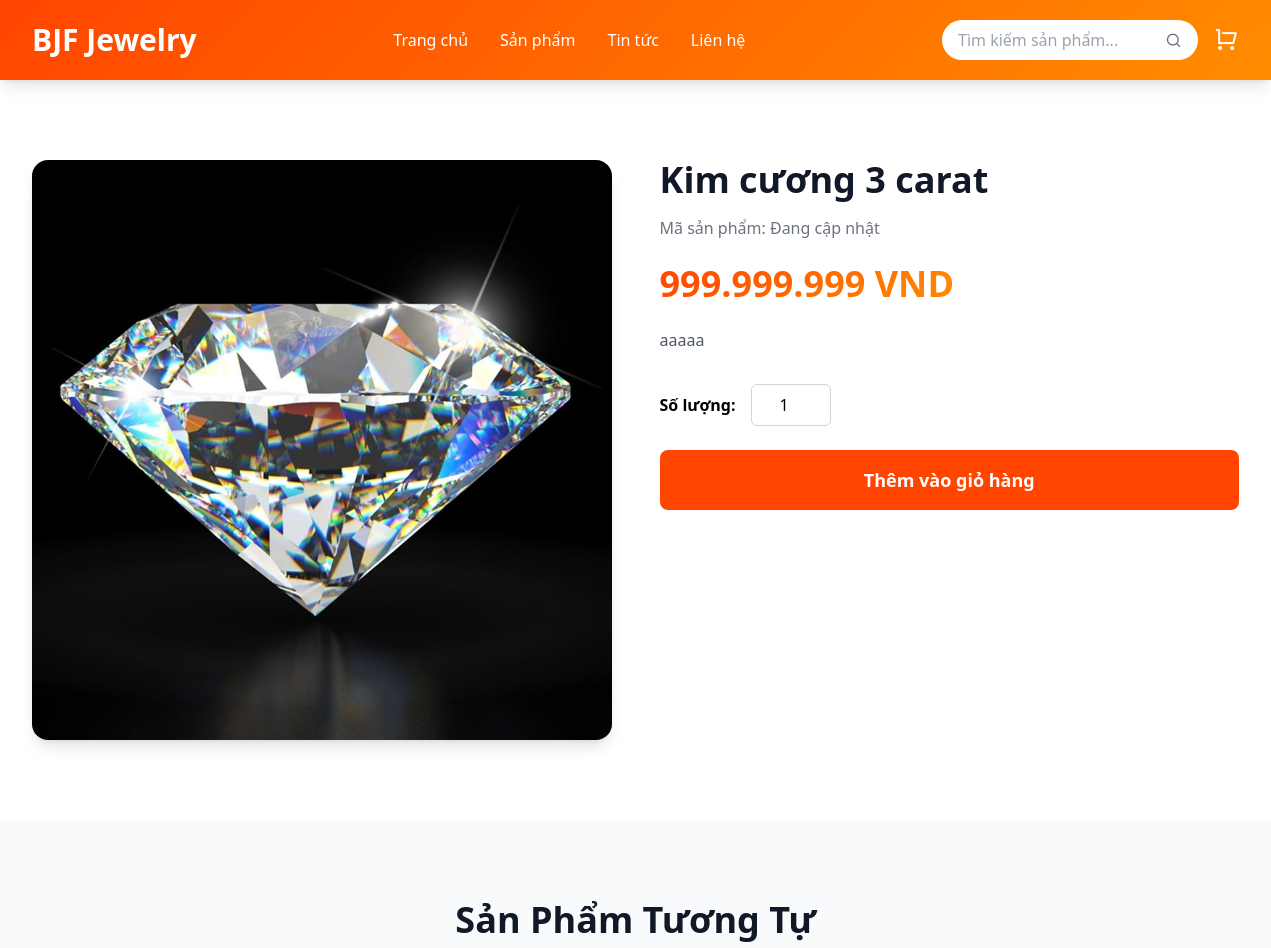
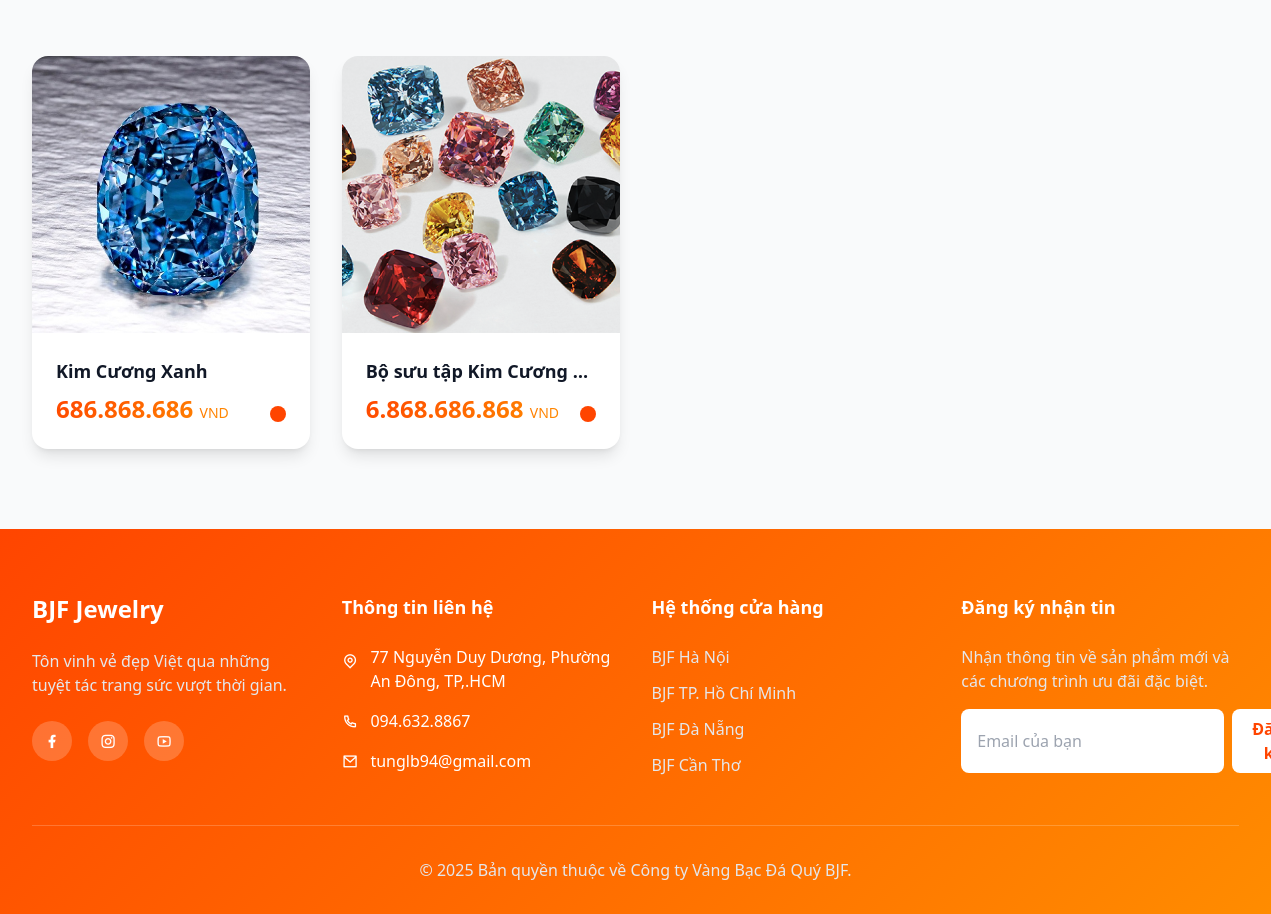
The app's page /san-pham/kim-cng-3-carat/ with its own data (2 pictures, top to bottom).
### store/models.py (models this page shows, shortened)
class SiteConfiguration(SingletonModel):
    site_name = models.CharField(max_length=255, default='BJF', verbose_name="Tên website")
    site_description = models.TextField(blank=True, verbose_name="Mô tả trang web (SEO)")
    favicon = models.ImageField(upload_to='site/', blank=True, null=True, verbose_name="Favicon (icon trên tab)")
    logo_text = models.CharField(max_length=255, default='BJF', verbose_name="Chữ trên Logo")
    hero_background_image = models.ImageField(upload_to='site/', blank=True, null=True, verbose_name="Ảnh nền banner chính (dự phòng)")
    hero_title = models.CharField(max_length=255, default='Đẳng Cấp & Tinh Tế', verbose_name="Dòng tiêu đề chính")
    hero_subtitle = models.CharField(max_length=255, default='Trong Từng Chế Tác', verbose_name="Dòng tiêu đề phụ (chữ vàng)")
    hero_description = models.TextField(blank=True, verbose_name="Mô tả ngắn dưới tiêu đề")
    slider_delay = models.PositiveIntegerField(default=5, verbose_name="Thời gian chuyển slide (giây)")
    footer_address = models.CharField(max_length=255, blank=True, verbose_name="Địa chỉ ở Footer")
    footer_phone = models.CharField(max_length=20, blank=True, verbose_name="Số điện thoại ở Footer")
    footer_email = models.EmailField(blank=True, verbose_name="Email ở Footer")
    footer_copyright = models.CharField(max_length=255, default='© 2025 Bản quyền thuộc về Công ty Vàng Bạc Đá Quý BJF.', verbose_name="Dòng copyright")
    class Meta:
        verbose_name = "Cài đặt chung"
        verbose_name_plural = "Cài đặt chung"

class ProductImage(models.Model):
    product = models.ForeignKey(Product, on_delete=models.CASCADE, related_name='images', verbose_name="Sản phẩm")
    image = models.ImageField(upload_to='products/', verbose_name="Hình ảnh")
    is_main = models.BooleanField(default=False, verbose_name="Là ảnh chính?")
    order = models.PositiveIntegerField(default=0, verbose_name="Thứ tự hiển thị")
    class Meta:
        verbose_name = "Hình ảnh sản phẩm"
        verbose_name_plural = "Các hình ảnh sản phẩm"
        ordering = ['order', 'is_main']

class Product(models.Model):
    category = models.ForeignKey(Category, related_name='products', on_delete=models.CASCADE, verbose_name="Danh mục")
    name = models.CharField(max_length=255, verbose_name="Tên sản phẩm")
    slug = models.SlugField(max_length=255, unique=True, help_text="Phần hiển thị trên URL, sẽ được tự động tạo.", verbose_name="Đường dẫn URL", null=True, blank=True)
    sku = models.CharField(max_length=100, unique=True, blank=True, null=True, verbose_name="Mã sản phẩm (SKU)")
    description = models.TextField(blank=True, null=True, verbose_name="Mô tả chi tiết")
    price = models.DecimalField(max_digits=12, decimal_places=0, verbose_name="Giá gốc (VND)")
    sale_price = models.DecimalField(max_digits=12, decimal_places=0, blank=True, null=True, verbose_name="Giá khuyến mãi (VND)")
    stock = models.PositiveIntegerField(default=0, verbose_name="Số lượng tồn kho")
    is_available = models.BooleanField(default=True, verbose_name="Đang bán?")
    is_featured = models.BooleanField(default=False, verbose_name="Sản phẩm nổi bật?")
    created_at = models.DateTimeField(auto_now_add=True, verbose_name="Ngày tạo")
    updated_at = models.DateTimeField(auto_now=True, verbose_name="Ngày cập nhật")
    class Meta:
        verbose_name = "Sản phẩm"
        verbose_name_plural = "Các sản phẩm"

### store/views.py (the view)
# urls.py: path('san-pham/<slug:slug>/', views.product_detail, name='product_detail'),
def product_detail(request, slug):
    product = get_object_or_404(Product, slug=slug, is_available=True)
    related_products = Product.objects.filter(category=product.category, is_available=True).exclude(id=product.id)[:4]
    variations = product.variations.all()
    grouped_variations = {}
    for variation in variations:
        variation_type_display = variation.get_variation_type_display()
        if variation_type_display not in grouped_variations:
            grouped_variations[variation_type_display] = []
        grouped_variations[variation_type_display].append(variation)
    images = product.images.all()
    context = {
        'product': product,
        'related_products': related_products,
        'grouped_variations': grouped_variations,
        'images': images,
    }
    return render(request, 'store/product_detail.html', context)

### store/context_processors.py (called while the page is built)
def site_settings(request):
    try:
        settings = SiteConfiguration.objects.get()
    except SiteConfiguration.DoesNotExist:
        settings = {}
    return {
        'settings': settings
    }

### store/templatetags/custom_filters.py (called while the page is built)
@register.filter
def format_currency(value):
    try:
        return f"{int(value):,}".replace(",", ".")
    except (ValueError, TypeError):
        return value

### templates/store/product_detail.html (shortened to what this page needs)
{% extends 'store/base.html' %}
{% load humanize %}
{% load custom_filters %}
{% block content %}
<div class="py-20 bg-white">
    <div class="max-w-7xl mx-auto px-4 sm:px-6 lg:px-8">
        <div class="grid grid-cols-1 lg:grid-cols-2 gap-12">
            <div class="flex flex-col gap-4">
                <div class="aspect-square rounded-2xl overflow-hidden shadow-lg">
                    <img id="main-product-image" src="{% if images %}{{ images.first.image.url }}{% else %}https://placehold.co/600x600/EEE/31343C?text=BJF{% endif %}" alt="{{ product.name }}" class="w-full h-full object-cover transition-opacity duration-300">
                </div>
            </div>
            <div>
                <h1 class="text-4xl font-bold text-gray-900 mb-4">{{ product.name }}</h1>
                <p class="text-gray-500 mb-6">Mã sản phẩm: {{ product.sku|default:"Đang cập nhật" }}</p>
                <div class="mb-6">
                    {% if product.sale_price %}
                        <span id="current-price" class="text-4xl font-bold gradient-text">{{ product.sale_price|format_currency }} VND</span>
                        <span class="ml-4 text-2xl text-gray-500 line-through">{{ product.price|format_currency }} VND</span>
                        <input type="hidden" id="base-price" value="{{ product.sale_price }}">
                    {% else %}
                        <span id="current-price" class="text-4xl font-bold gradient-text">{{ product.price|format_currency }} VND</span>
                    {% endif %}
                </div>
                <div class="prose max-w-none text-gray-600 mb-8">
                    {{ product.description|linebreaks }}
                </div>
                <form action="{% url 'store:add_to_cart' %}" method="POST">
                    <div class="flex items-center gap-4 mb-6">
                        <label for="quantity" class="font-semibold">Số lượng:</label>
                        <input type="number" id="quantity" name="quantity" value="1" min="1" max="{{ product.stock }}" class="w-20 p-2 border border-gray-300 rounded-md text-center">
                    </div>
                    <button type="submit" class="w-full bg-primary hover:bg-secondary text-white px-8 py-4 rounded-lg font-semibold text-lg transition-colors">
                        Thêm vào giỏ hàng
                    </button>
                </form>
            </div>
        </div>
    </div>
</div>
<section class="py-20 bg-gray-50">
    <div class="max-w-7xl mx-auto px-4 sm:px-6 lg:px-8">
        <div class="text-center mb-16">
            <h2 class="text-4xl font-bold text-gray-900 mb-4">Sản Phẩm Tương Tự</h2>
        </div>
        <div class="grid grid-cols-1 md:grid-cols-2 lg:grid-cols-4 gap-8">
            {% for related_product in related_products %}
            <div class="bg-white rounded-2xl overflow-hidden shadow-lg product-hover">
                <a href="{% url 'store:product_detail' related_product.slug %}" class="block">
                    <div class="aspect-square overflow-hidden">
                        <img src="{% if related_product.images.first.image %}{{ related_product.images.first.image.url }}{% else %}https://placehold.co/600x600/EEE/31343C?text=BJF{% endif %}" alt="{{ related_product.name }}" class="w-full h-full object-cover"/>
                    </div>
                </a>
                <div class="p-6">
                    <h3 class="text-lg font-semibold text-gray-900 mb-2 truncate">{{ related_product.name }}</h3>
                    <div class="flex items-center justify-between">
                        <div>
                            {% if related_product.sale_price %}
                                <span class="text-2xl font-bold gradient-text">{{ related_product.sale_price|format_currency }} <span class="text-sm font-normal">VND</span></span>
                                <span class="ml-2 text-gray-500 line-through">{{ related_product.price|format_currency }}</span>
                            {% else %}
                                <span class="text-2xl font-bold gradient-text">{{ related_product.price|format_currency }} <span class="text-sm font-normal">VND</span></span>
                            {% endif %}
                        </div>
                        <form action="{% url 'store:add_to_cart' %}" method="POST">
                            <button type="submit" class="bg-primary hover:bg-secondary text-white p-2 rounded-lg transition-colors">
                            </button>
                        </form>
                    </div>
                </div>
            </div>
            {% endfor %}
        </div>
    </div>
</section>
{% endblock %}

### templates/store/base.html (shortened to what this page needs)
{% load static %}
{% load humanize %}
{% load custom_filters %}
<!DOCTYPE html>
<html lang="vi">
<head>
    <script src="https://cdn.tailwindcss.com"></script>
    <link href="https://cdnjs.cloudflare.com/ajax/libs/remixicon/4.2.0/remixicon.css" rel="stylesheet"/>
    <link rel="stylesheet" href="https://cdn.jsdelivr.net/npm/swiper@11/swiper-bundle.min.css"/>
</head>
<body class="bg-gray-50">
    <header class="gradient-bg shadow-lg sticky top-0 z-50">
        <div class="max-w-7xl mx-auto px-4 sm:px-6 lg:px-8">
            <div class="flex items-center justify-between h-20">
                <a href="{% url 'store:home' %}" class="text-white text-3xl font-bold">{{ settings.logo_text }}</a>
                <nav class="hidden md:flex space-x-8">
                    <a href="{% url 'store:home' %}" class="{% if request.resolver_match.url_name == 'home' %}text-yellow-300 font-bold{% else %}text-white hover:text-yellow-200{% endif %} transition-colors">Trang chủ</a>
                    <a href="{% url 'store:product_list' %}" class="{% if request.resolver_match.url_name == 'product_list' %}text-yellow-300 font-bold{% else %}text-white hover:text-yellow-200{% endif %} transition-colors">Sản phẩm</a>
                    <a href="{% url 'store:post_list' %}" class="{% if request.resolver_match.url_name == 'post_list' %}text-yellow-300 font-bold{% else %}text-white hover:text-yellow-200{% endif %} transition-colors">Tin tức</a>
                    <a href="{% url 'store:contact' %}" class="{% if request.resolver_match.url_name == 'contact' %}text-yellow-300 font-bold{% else %}text-white hover:text-yellow-200{% endif %} transition-colors">Liên hệ</a>
                </nav>
                <div class="flex items-center space-x-4">
                    <div class="relative hidden lg:block">
                        <input type="text" placeholder="Tìm kiếm sản phẩm..." class="w-64 px-4 py-2 rounded-full border-none text-gray-800 focus:outline-none focus:ring-2 focus:ring-yellow-300"/>
                        <i class="ri-search-line text-gray-500 absolute right-4 top-1/2 -translate-y-1/2"></i>
                    </div>
                    <a href="{% url 'store:cart_detail' %}" class="text-white hover:text-yellow-200 transition-colors relative">
                        <i class="ri-shopping-cart-line text-2xl"></i>
                    </a>
                </div>
            </div>
        </div>
    </header>
    <main>
        {% block content %}
        {% endblock %}
    </main>
    <footer class="gradient-bg text-white pt-16">
        <div class="max-w-7xl mx-auto px-4 sm:px-6 lg:px-8">
            <div class="grid grid-cols-1 md:grid-cols-2 lg:grid-cols-4 gap-8">
                <div>
                    <h3 class="text-2xl font-bold mb-6">{{ settings.logo_text }}</h3>
                    <p class="text-gray-200 mb-6">Tôn vinh vẻ đẹp Việt qua những tuyệt tác trang sức vượt thời gian.</p>
                    <div class="flex space-x-4">
                        <a href="#" class="w-10 h-10 bg-white bg-opacity-20 rounded-full flex items-center justify-center hover:bg-opacity-30 transition-all"><i class="ri-facebook-fill"></i></a>
                        <a href="#" class="w-10 h-10 bg-white bg-opacity-20 rounded-full flex items-center justify-center hover:bg-opacity-30 transition-all"><i class="ri-instagram-line"></i></a>
                        <a href="#" class="w-10 h-10 bg-white bg-opacity-20 rounded-full flex items-center justify-center hover:bg-opacity-30 transition-all"><i class="ri-youtube-line"></i></a>
                    </div>
                </div>
                <div>
                    <h3 class="text-lg font-semibold mb-6">Thông tin liên hệ</h3>
                    <div class="space-y-4">
                        <p class="flex items-start"><i class="ri-map-pin-line mr-3 mt-1"></i>{{ settings.footer_address }}</p>
                        <p class="flex items-center"><i class="ri-phone-line mr-3"></i>{{ settings.footer_phone }}</p>
                        <p class="flex items-center"><i class="ri-mail-line mr-3"></i>{{ settings.footer_email }}</p>
                    </div>
                </div>
                <div>
                    <h3 class="text-lg font-semibold mb-6">Hệ thống cửa hàng</h3>
                    <div class="space-y-3 text-gray-200">
                        <p>BJF Hà Nội</p>
                        <p>BJF TP. Hồ Chí Minh</p>
                        <p>BJF Đà Nẵng</p>
                        <p>BJF Cần Thơ</p>
                    </div>
                </div>
                <div>
                    <h3 class="text-lg font-semibold mb-6">Đăng ký nhận tin</h3>
                    <p class="text-gray-200 mb-4">Nhận thông tin về sản phẩm mới và các chương trình ưu đãi đặc biệt.</p>
                    <div class="flex gap-2">
                        <input type="email" placeholder="Email của bạn" class="flex-1 px-4 py-2 rounded-lg border-none text-gray-800 focus:outline-none focus:ring-2 focus:ring-yellow-300"/>
                        <button class="bg-white text-primary px-5 py-2 rounded-lg font-semibold hover:bg-gray-100 transition-colors">Đăng ký</button>
                    </div>
                </div>
            </div>
            <div class="border-t border-white border-opacity-20 mt-12 py-8 text-center">
                <p class="text-gray-200">{{ settings.footer_copyright }}</p>
            </div>
        </div>
    </footer>
</body>
</html>

### templates/store/base.html (style rules this page uses)
.gradient-bg { background: linear-gradient(135deg, #FF4500 0%, #FF8C00 100%); }
.gradient-text { background: linear-gradient(135deg, #FF4500 0%, #FF8C00 100%); -webkit-background-clip: text; -webkit-text-fill-color: transparent; background-clip: text; }
.product-hover { transition: all 0.3s ease; }

### records on screen
SiteConfiguration: logo_text "BJF Jewelry", footer_address "77 Nguyễn Duy Dương, Phường An Đông, TP,.HCM", footer_phone "094.632.8867", footer_email "tunglb94@gmail.com", footer_copyright "© 2025 Bản quyền thuộc về Công ty Vàng Bạc Đá Quý BJF."
ProductImage: first.image (picture)
Product: name "Kim cương 3 carat", sku "Đang cập nhật", description "aaaaa"
Product: id.image (picture), name "Kim Cương Xanh", price "686.868.686"
Product: id.image (picture), name "Bộ sưu tập Kim Cương…", price "6.868.686.868"
